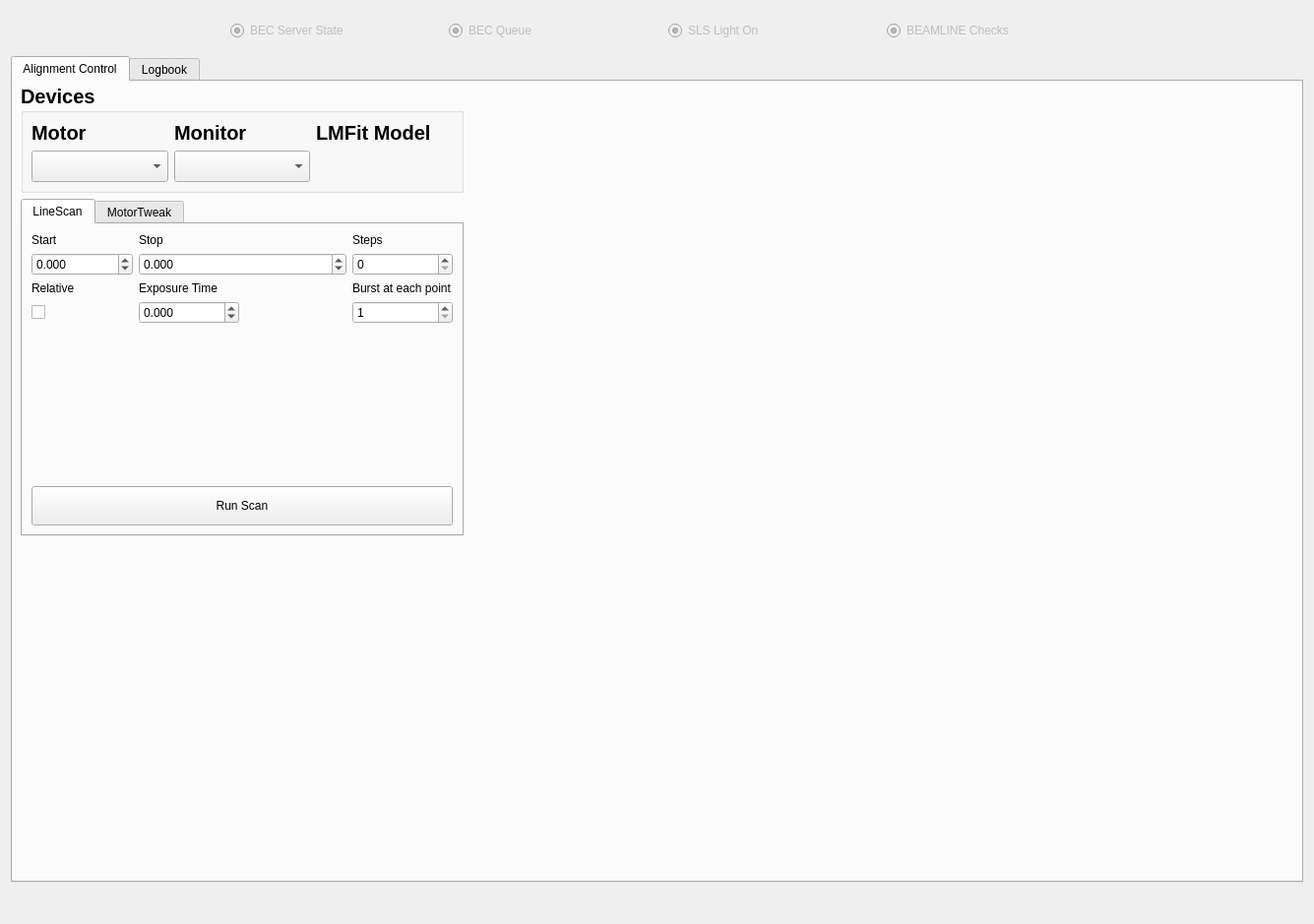
<?xml version="1.0" encoding="UTF-8"?>
<ui version="4.0">
 <class>Form</class>
 <widget class="QWidget" name="Form">
  <property name="geometry">
   <rect>
    <x>0</x>
    <y>0</y>
    <width>1335</width>
    <height>939</height>
   </rect>
  </property>
  <property name="windowTitle">
   <string>Form</string>
  </property>
  <layout class="QVBoxLayout" name="verticalLayout">
   <item>
    <layout class="QHBoxLayout" name="horizontalLayout_3" stretch="0,0,0,0,0,1">
     <item>
      <widget class="DarkModeButton" name="dark_mode_button"/>
     </item>
     <item>
      <widget class="QRadioButton" name="radioButton_2">
       <property name="enabled">
        <bool>false</bool>
       </property>
       <property name="text">
        <string>BEC Server State</string>
       </property>
       <property name="checkable">
        <bool>true</bool>
       </property>
       <property name="checked">
        <bool>true</bool>
       </property>
       <property name="autoExclusive">
        <bool>false</bool>
       </property>
      </widget>
     </item>
     <item>
      <widget class="QRadioButton" name="radioButton_4">
       <property name="enabled">
        <bool>false</bool>
       </property>
       <property name="text">
        <string>BEC Queue</string>
       </property>
       <property name="checkable">
        <bool>true</bool>
       </property>
       <property name="checked">
        <bool>true</bool>
       </property>
       <property name="autoExclusive">
        <bool>false</bool>
       </property>
      </widget>
     </item>
     <item>
      <widget class="QRadioButton" name="radioButton">
       <property name="enabled">
        <bool>false</bool>
       </property>
       <property name="text">
        <string>SLS Light On</string>
       </property>
       <property name="checkable">
        <bool>true</bool>
       </property>
       <property name="checked">
        <bool>true</bool>
       </property>
       <property name="autoExclusive">
        <bool>false</bool>
       </property>
      </widget>
     </item>
     <item>
      <widget class="QRadioButton" name="radioButton_3">
       <property name="enabled">
        <bool>false</bool>
       </property>
       <property name="text">
        <string>BEAMLINE Checks</string>
       </property>
       <property name="checkable">
        <bool>true</bool>
       </property>
       <property name="checked">
        <bool>true</bool>
       </property>
       <property name="autoExclusive">
        <bool>false</bool>
       </property>
      </widget>
     </item>
     <item>
      <widget class="StopButton" name="stop_button">
       <property name="sizePolicy">
        <sizepolicy hsizetype="MinimumExpanding" vsizetype="MinimumExpanding">
         <horstretch>0</horstretch>
         <verstretch>0</verstretch>
        </sizepolicy>
       </property>
       <property name="minimumSize">
        <size>
         <width>200</width>
         <height>40</height>
        </size>
       </property>
       <property name="maximumSize">
        <size>
         <width>200</width>
         <height>40</height>
        </size>
       </property>
      </widget>
     </item>
    </layout>
   </item>
   <item>
    <layout class="QHBoxLayout" name="horizontalLayout" stretch="0">
     <item>
      <widget class="QTabWidget" name="tabWidget">
       <property name="sizePolicy">
        <sizepolicy hsizetype="Expanding" vsizetype="Expanding">
         <horstretch>0</horstretch>
         <verstretch>0</verstretch>
        </sizepolicy>
       </property>
       <property name="currentIndex">
        <number>0</number>
       </property>
       <widget class="QWidget" name="ControlTab">
        <attribute name="title">
         <string>Alignment Control</string>
        </attribute>
        <layout class="QHBoxLayout" name="horizontalLayout_6" stretch="0,1,2">
         <property name="leftMargin">
          <number>2</number>
         </property>
         <property name="topMargin">
          <number>2</number>
         </property>
         <property name="rightMargin">
          <number>2</number>
         </property>
         <property name="bottomMargin">
          <number>2</number>
         </property>
         <item>
          <widget class="ScanControl" name="scan_control">
           <property name="minimumSize">
            <size>
             <width>0</width>
             <height>0</height>
            </size>
           </property>
           <property name="current_scan" stdset="0">
            <string>line_scan</string>
           </property>
           <property name="hide_arg_box" stdset="0">
            <bool>true</bool>
           </property>
           <property name="hide_kwarg_boxes" stdset="0">
            <bool>true</bool>
           </property>
           <property name="hide_scan_remember_toggle" stdset="0">
            <bool>true</bool>
           </property>
           <property name="hide_scan_control_buttons" stdset="0">
            <bool>true</bool>
           </property>
           <property name="hide_bundle_buttons" stdset="0">
            <bool>true</bool>
           </property>
           <property name="hide_args_group" stdset="0">
            <bool>true</bool>
           </property>
           <property name="hide_kwargs_group" stdset="0">
            <bool>false</bool>
           </property>
          </widget>
         </item>
         <item>
          <layout class="QVBoxLayout" name="control_layout" stretch="0,0,2">
           <item>
            <widget class="QGroupBox" name="device_box">
             <property name="minimumSize">
              <size>
               <width>450</width>
               <height>95</height>
              </size>
             </property>
             <property name="maximumSize">
              <size>
               <width>450</width>
               <height>16777215</height>
              </size>
             </property>
             <property name="font">
              <font>
               <pointsize>15</pointsize>
               <bold>true</bold>
              </font>
             </property>
             <property name="autoFillBackground">
              <bool>false</bool>
             </property>
             <property name="title">
              <string>Devices</string>
             </property>
             <layout class="QGridLayout" name="gridLayout" rowstretch="0,0" columnstretch="0,0,0">
              <property name="leftMargin">
               <number>8</number>
              </property>
              <property name="topMargin">
               <number>8</number>
              </property>
              <property name="rightMargin">
               <number>8</number>
              </property>
              <property name="bottomMargin">
               <number>8</number>
              </property>
              <item row="0" column="0">
               <widget class="QLabel" name="label">
                <property name="font">
                 <font/>
                </property>
                <property name="text">
                 <string>Motor</string>
                </property>
               </widget>
              </item>
              <item row="0" column="1">
               <widget class="QLabel" name="label_2">
                <property name="font">
                 <font/>
                </property>
                <property name="text">
                 <string>Monitor</string>
                </property>
               </widget>
              </item>
              <item row="0" column="2">
               <widget class="QLabel" name="label_3">
                <property name="font">
                 <font/>
                </property>
                <property name="text">
                 <string>LMFit Model</string>
                </property>
               </widget>
              </item>
              <item row="1" column="0">
               <widget class="DeviceComboBox" name="device_combobox"/>
              </item>
              <item row="1" column="1">
               <widget class="DeviceComboBox" name="device_combobox_2"/>
              </item>
              <item row="1" column="2">
               <widget class="DapComboBox" name="dap_combo_box"/>
              </item>
             </layout>
            </widget>
           </item>
           <item>
            <widget class="QTabWidget" name="tabWidget_2">
             <property name="minimumSize">
              <size>
               <width>450</width>
               <height>343</height>
              </size>
             </property>
             <property name="maximumSize">
              <size>
               <width>450</width>
               <height>16777215</height>
              </size>
             </property>
             <property name="currentIndex">
              <number>0</number>
             </property>
             <widget class="QWidget" name="scan_control_tab">
              <attribute name="title">
               <string>LineScan</string>
              </attribute>
              <layout class="QGridLayout" name="gridLayout_2">
               <item row="2" column="0">
                <widget class="QLabel" name="label_10">
                 <property name="font">
                  <font>
                   <bold>false</bold>
                  </font>
                 </property>
                 <property name="text">
                  <string>Relative</string>
                 </property>
                </widget>
               </item>
               <item row="1" column="0">
                <widget class="QDoubleSpinBox" name="linescan_start">
                 <property name="decimals">
                  <number>3</number>
                 </property>
                 <property name="minimum">
                  <double>-10000000.000000000000000</double>
                 </property>
                 <property name="maximum">
                  <double>10000000.000000000000000</double>
                 </property>
                 <property name="value">
                  <double>0.000000000000000</double>
                 </property>
                </widget>
               </item>
               <item row="2" column="1">
                <widget class="QLabel" name="label_11">
                 <property name="font">
                  <font>
                   <bold>false</bold>
                  </font>
                 </property>
                 <property name="text">
                  <string>Exposure Time</string>
                 </property>
                </widget>
               </item>
               <item row="0" column="0">
                <widget class="QLabel" name="label_7">
                 <property name="font">
                  <font>
                   <bold>false</bold>
                  </font>
                 </property>
                 <property name="text">
                  <string>Start</string>
                 </property>
                </widget>
               </item>
               <item row="2" column="3">
                <widget class="QLabel" name="label_12">
                 <property name="font">
                  <font>
                   <bold>false</bold>
                  </font>
                 </property>
                 <property name="text">
                  <string>Burst at each point</string>
                 </property>
                </widget>
               </item>
               <item row="3" column="0">
                <widget class="QCheckBox" name="linescan_relative">
                 <property name="text">
                  <string/>
                 </property>
                </widget>
               </item>
               <item row="0" column="1" colspan="2">
                <widget class="QLabel" name="label_8">
                 <property name="font">
                  <font>
                   <bold>false</bold>
                  </font>
                 </property>
                 <property name="text">
                  <string>Stop</string>
                 </property>
                </widget>
               </item>
               <item row="1" column="3">
                <widget class="QSpinBox" name="linescan_step">
                 <property name="minimum">
                  <number>0</number>
                 </property>
                 <property name="maximum">
                  <number>10000000</number>
                 </property>
                 <property name="value">
                  <number>0</number>
                 </property>
                </widget>
               </item>
               <item row="5" column="0" colspan="4">
                <widget class="QPushButton" name="scan_button">
                 <property name="minimumSize">
                  <size>
                   <width>0</width>
                   <height>40</height>
                  </size>
                 </property>
                 <property name="font">
                  <font/>
                 </property>
                 <property name="text">
                  <string>Run Scan</string>
                 </property>
                 <property name="autoDefault">
                  <bool>false</bool>
                 </property>
                 <property name="default">
                  <bool>false</bool>
                 </property>
                </widget>
               </item>
               <item row="1" column="1" colspan="2">
                <widget class="QDoubleSpinBox" name="linescan_stop">
                 <property name="decimals">
                  <number>3</number>
                 </property>
                 <property name="minimum">
                  <double>-10000000.000000000000000</double>
                 </property>
                 <property name="maximum">
                  <double>10000000.000000000000000</double>
                 </property>
                 <property name="value">
                  <double>0.000000000000000</double>
                 </property>
                </widget>
               </item>
               <item row="3" column="3">
                <widget class="QSpinBox" name="linescan_step_2">
                 <property name="minimum">
                  <number>1</number>
                 </property>
                 <property name="maximum">
                  <number>10000000</number>
                 </property>
                 <property name="value">
                  <number>1</number>
                 </property>
                </widget>
               </item>
               <item row="0" column="3">
                <widget class="QLabel" name="label_9">
                 <property name="font">
                  <font>
                   <bold>false</bold>
                  </font>
                 </property>
                 <property name="text">
                  <string>Steps</string>
                 </property>
                </widget>
               </item>
               <item row="3" column="1">
                <widget class="QDoubleSpinBox" name="linescan_exp_time">
                 <property name="decimals">
                  <number>3</number>
                 </property>
                 <property name="minimum">
                  <double>-10000000.000000000000000</double>
                 </property>
                 <property name="maximum">
                  <double>10000000.000000000000000</double>
                 </property>
                 <property name="value">
                  <double>0.000000000000000</double>
                 </property>
                </widget>
               </item>
               <item row="4" column="1">
                <spacer name="verticalSpacer_2">
                 <property name="orientation">
                  <enum>Qt::Orientation::Vertical</enum>
                 </property>
                 <property name="sizeHint" stdset="0">
                  <size>
                   <width>20</width>
                   <height>40</height>
                  </size>
                 </property>
                </spacer>
               </item>
              </layout>
             </widget>
             <widget class="QWidget" name="tweak_tab">
              <attribute name="title">
               <string>MotorTweak</string>
              </attribute>
              <layout class="QHBoxLayout" name="horizontalLayout_2" stretch="0,0,0">
               <item>
                <spacer name="horizontalSpacer_2">
                 <property name="orientation">
                  <enum>Qt::Orientation::Horizontal</enum>
                 </property>
                 <property name="sizeHint" stdset="0">
                  <size>
                   <width>40</width>
                   <height>20</height>
                  </size>
                 </property>
                </spacer>
               </item>
               <item>
                <widget class="PositionerBox" name="positioner_box">
                 <property name="hide_device_selection" stdset="0">
                  <bool>true</bool>
                 </property>
                </widget>
               </item>
               <item>
                <spacer name="horizontalSpacer">
                 <property name="orientation">
                  <enum>Qt::Orientation::Horizontal</enum>
                 </property>
                 <property name="sizeHint" stdset="0">
                  <size>
                   <width>40</width>
                   <height>20</height>
                  </size>
                 </property>
                </spacer>
               </item>
              </layout>
             </widget>
            </widget>
           </item>
           <item>
            <spacer name="verticalSpacer">
             <property name="orientation">
              <enum>Qt::Orientation::Vertical</enum>
             </property>
             <property name="sizeHint" stdset="0">
              <size>
               <width>20</width>
               <height>40</height>
              </size>
             </property>
            </spacer>
           </item>
          </layout>
         </item>
         <item>
          <layout class="QVBoxLayout" name="plotting_layout" stretch="7,0,2">
           <item>
            <widget class="BECWaveformWidget" name="bec_waveform_widget">
             <property name="minimumSize">
              <size>
               <width>600</width>
               <height>450</height>
              </size>
             </property>
             <property name="clear_curves_on_plot_update" stdset="0">
              <bool>true</bool>
             </property>
            </widget>
           </item>
           <item>
            <widget class="ToggleSwitch" name="toggle_switch">
             <property name="sizePolicy">
              <sizepolicy hsizetype="Expanding" vsizetype="Expanding">
               <horstretch>3</horstretch>
               <verstretch>0</verstretch>
              </sizepolicy>
             </property>
             <property name="toolTip">
              <string>Activate linear region select for LMFit</string>
             </property>
             <property name="layoutDirection">
              <enum>Qt::LayoutDirection::LeftToRight</enum>
             </property>
             <property name="checked" stdset="0">
              <bool>false</bool>
             </property>
            </widget>
           </item>
           <item>
            <layout class="QHBoxLayout" name="fit_dialog_layout" stretch="4">
             <item>
              <widget class="LMFitDialog" name="lm_fit_dialog">
               <property name="sizePolicy">
                <sizepolicy hsizetype="Preferred" vsizetype="MinimumExpanding">
                 <horstretch>0</horstretch>
                 <verstretch>0</verstretch>
                </sizepolicy>
               </property>
               <property name="minimumSize">
                <size>
                 <width>0</width>
                 <height>190</height>
                </size>
               </property>
               <property name="always_show_latest" stdset="0">
                <bool>true</bool>
               </property>
               <property name="hide_curve_selection" stdset="0">
                <bool>true</bool>
               </property>
               <property name="hide_summary" stdset="0">
                <bool>true</bool>
               </property>
              </widget>
             </item>
            </layout>
           </item>
          </layout>
         </item>
        </layout>
       </widget>
       <widget class="QWidget" name="tab_2">
        <attribute name="title">
         <string>Logbook</string>
        </attribute>
        <layout class="QHBoxLayout" name="horizontalLayout_4">
         <property name="leftMargin">
          <number>2</number>
         </property>
         <property name="topMargin">
          <number>2</number>
         </property>
         <property name="rightMargin">
          <number>2</number>
         </property>
         <property name="bottomMargin">
          <number>2</number>
         </property>
         <item>
          <widget class="WebsiteWidget" name="website_widget">
           <property name="url" stdset="0">
            <string>https://scilog.psi.ch/login</string>
           </property>
          </widget>
         </item>
        </layout>
       </widget>
      </widget>
     </item>
    </layout>
   </item>
   <item>
    <widget class="BECProgressBar" name="bec_progress_bar">
     <property name="minimumSize">
      <size>
       <width>0</width>
       <height>25</height>
      </size>
     </property>
     <property name="maximumSize">
      <size>
       <width>16777215</width>
       <height>25</height>
      </size>
     </property>
    </widget>
   </item>
  </layout>
 </widget>
 <customwidgets>
  <customwidget>
   <class>DapComboBox</class>
   <extends>QWidget</extends>
   <header>dap_combo_box</header>
  </customwidget>
  <customwidget>
   <class>StopButton</class>
   <extends>QWidget</extends>
   <header>stop_button</header>
  </customwidget>
  <customwidget>
   <class>WebsiteWidget</class>
   <extends>QWidget</extends>
   <header>website_widget</header>
  </customwidget>
  <customwidget>
   <class>ScanControl</class>
   <extends>QWidget</extends>
   <header>scan_control</header>
  </customwidget>
  <customwidget>
   <class>ToggleSwitch</class>
   <extends>QWidget</extends>
   <header>toggle_switch</header>
  </customwidget>
  <customwidget>
   <class>PositionerBox</class>
   <extends>QWidget</extends>
   <header>positioner_box</header>
  </customwidget>
  <customwidget>
   <class>BECProgressBar</class>
   <extends>QWidget</extends>
   <header>bec_progress_bar</header>
  </customwidget>
  <customwidget>
   <class>DarkModeButton</class>
   <extends>QWidget</extends>
   <header>dark_mode_button</header>
  </customwidget>
  <customwidget>
   <class>BECWaveformWidget</class>
   <extends>QWidget</extends>
   <header>bec_waveform_widget</header>
  </customwidget>
  <customwidget>
   <class>DeviceComboBox</class>
   <extends>QComboBox</extends>
   <header>device_combobox</header>
  </customwidget>
  <customwidget>
   <class>LMFitDialog</class>
   <extends>QWidget</extends>
   <header>lm_fit_dialog</header>
  </customwidget>
 </customwidgets>
 <tabstops>
  <tabstop>device_combobox</tabstop>
  <tabstop>device_combobox_2</tabstop>
  <tabstop>tabWidget_2</tabstop>
  <tabstop>linescan_start</tabstop>
  <tabstop>linescan_stop</tabstop>
  <tabstop>linescan_step</tabstop>
  <tabstop>linescan_relative</tabstop>
  <tabstop>linescan_exp_time</tabstop>
  <tabstop>linescan_step_2</tabstop>
  <tabstop>scan_button</tabstop>
 </tabstops>
 <resources/>
 <connections>
  <connection>
   <sender>device_combobox_2</sender>
   <signal>currentTextChanged(QString)</signal>
   <receiver>dap_combo_box</receiver>
   <slot>select_y_axis(QString)</slot>
   <hints>
    <hint type="sourcelabel">
     <x>297</x>
     <y>170</y>
    </hint>
    <hint type="destinationlabel">
     <x>467</x>
     <y>170</y>
    </hint>
   </hints>
  </connection>
  <connection>
   <sender>dap_combo_box</sender>
   <signal>new_dap_config(QString,QString,QString)</signal>
   <receiver>bec_waveform_widget</receiver>
   <slot>add_dap(QString,QString,QString)</slot>
   <hints>
    <hint type="sourcelabel">
     <x>467</x>
     <y>170</y>
    </hint>
    <hint type="destinationlabel">
     <x>1099</x>
     <y>221</y>
    </hint>
   </hints>
  </connection>
  <connection>
   <sender>scan_button</sender>
   <signal>clicked()</signal>
   <receiver>scan_control</receiver>
   <slot>run_scan()</slot>
   <hints>
    <hint type="sourcelabel">
     <x>455</x>
     <y>511</y>
    </hint>
    <hint type="destinationlabel">
     <x>16</x>
     <y>441</y>
    </hint>
   </hints>
  </connection>
  <connection>
   <sender>device_combobox_2</sender>
   <signal>currentTextChanged(QString)</signal>
   <receiver>bec_waveform_widget</receiver>
   <slot>plot(QString)</slot>
   <hints>
    <hint type="sourcelabel">
     <x>297</x>
     <y>170</y>
    </hint>
    <hint type="destinationlabel">
     <x>1099</x>
     <y>201</y>
    </hint>
   </hints>
  </connection>
  <connection>
   <sender>toggle_switch</sender>
   <signal>enabled(bool)</signal>
   <receiver>bec_waveform_widget</receiver>
   <slot>toogle_roi_select(bool)</slot>
   <hints>
    <hint type="sourcelabel">
     <x>529</x>
     <y>728</y>
    </hint>
    <hint type="destinationlabel">
     <x>1099</x>
     <y>96</y>
    </hint>
   </hints>
  </connection>
  <connection>
   <sender>bec_waveform_widget</sender>
   <signal>dap_summary_update(QVariantMap,QVariantMap)</signal>
   <receiver>lm_fit_dialog</receiver>
   <slot>update_summary_tree(QVariantMap,QVariantMap)</slot>
   <hints>
    <hint type="sourcelabel">
     <x>1099</x>
     <y>258</y>
    </hint>
    <hint type="destinationlabel">
     <x>1157</x>
     <y>929</y>
    </hint>
   </hints>
  </connection>
  <connection>
   <sender>device_combobox</sender>
   <signal>currentTextChanged(QString)</signal>
   <receiver>positioner_box</receiver>
   <slot>set_positioner(QString)</slot>
   <hints>
    <hint type="sourcelabel">
     <x>109</x>
     <y>155</y>
    </hint>
    <hint type="destinationlabel">
     <x>160</x>
     <y>286</y>
    </hint>
   </hints>
  </connection>
  <!--
  <connection>
   <sender>device_combobox</sender>
   <signal>currentTextChanged(QString)</signal>
   <receiver>bec_waveform_widget</receiver>
   <slot>set_x(QString)</slot>
   <hints>
    <hint type="sourcelabel">
     <x>297</x>
     <y>170</y>
    </hint>
    <hint type="destinationlabel">
     <x>467</x>
     <y>170</y>
    </hint>
   </hints>
  </connection>
  -->
  <connection>
   <sender>scan_control</sender>
   <signal>scan_axis(QString,double,double)</signal>
   <receiver>bec_waveform_widget</receiver>
   <slot>set_x(QString)</slot>
   <hints>
    <hint type="sourcelabel">
     <x>244</x>
     <y>348</y>
    </hint>
    <hint type="destinationlabel">
     <x>1140</x>
     <y>491</y>
    </hint>
   </hints>
  </connection>
  <connection>
   <sender>scan_control</sender>
   <signal>scan_axis(QString,double,double)</signal>
   <receiver>dap_combo_box</receiver>
   <slot>select_x_axis(QString)</slot>
   <hints>
    <hint type="sourcelabel">
     <x>244</x>
     <y>322</y>
    </hint>
    <hint type="destinationlabel">
     <x>909</x>
     <y>189</y>
    </hint>
   </hints>
  </connection>
 </connections>
</ui>
